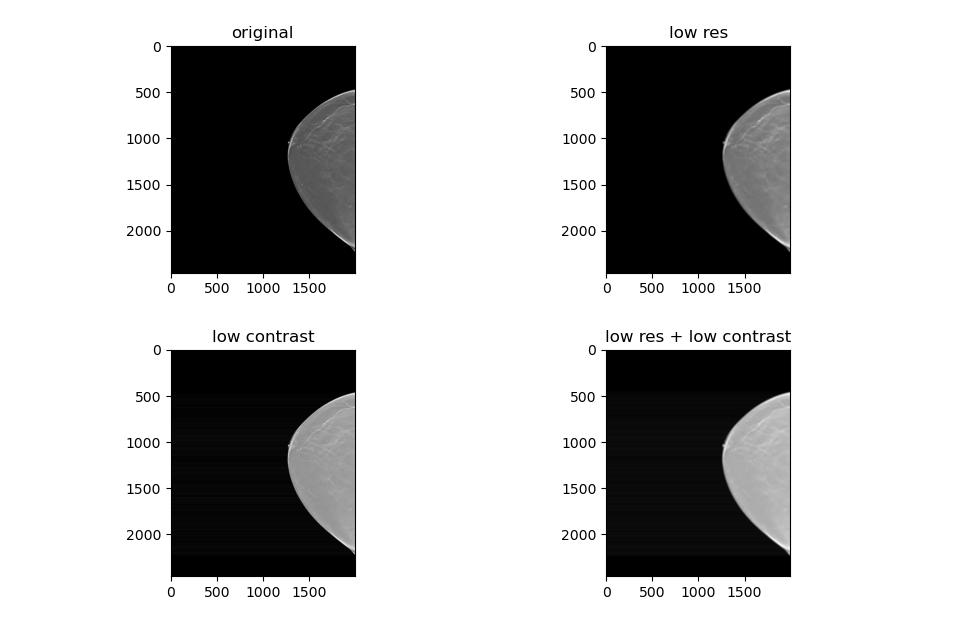

The script that drew this image:
import numpy as np
import scipy as sp
import matplotlib.pyplot as plt

file_path = 'Validation\Validation NPY\DBT-P00001,lcc.npy'

with open(file_path, 'rb') as f:
    data = np.load(f)
shape = data.shape
slice = data[shape[0]//2]
slice = slice / np.max(slice)

# reduce resolution with conv
"""the size and number of detector elements, 
the size of the X-ray focal spot, and the
source-object-detector distances"""

lpf = np.ones(shape=(20, 20))
filtered_slice = sp.signal.convolve2d(slice, lpf, mode='same')

# reduce contrast with norm function
"""voltage (intensity), detector sensitivity"""

def low_contrast(slice, gamma=1.0):
    """gamma correction, gamma < 1 is less contrast"""
    res = np.power(slice, gamma)
    res = (res - np.min(res)) / (np.max(res) - np.min(res))

    return res

low_contrast_slice = low_contrast(slice, gamma=0.5)

# combine low res + low contrast

combined_slice = low_contrast(filtered_slice, gamma=0.5)

# print(slice.dtype)
# print(filtered_slice.dtype)
# print(low_contrast_slice.dtype)
# print(combined_slice.dtype)

fig, ax = plt.subplots(2, 2)
ax[0][0].set_title('original')
ax[0][0].imshow(slice, cmap='gray')

ax[0][1].set_title('low res')
ax[0][1].imshow(filtered_slice, cmap='gray')

ax[1][0].set_title('low contrast')
ax[1][0].imshow(low_contrast_slice, cmap='gray')

ax[1][1].set_title('low res + low contrast')
ax[1][1].imshow(combined_slice, cmap='gray')
fig.tight_layout()
plt.show()
